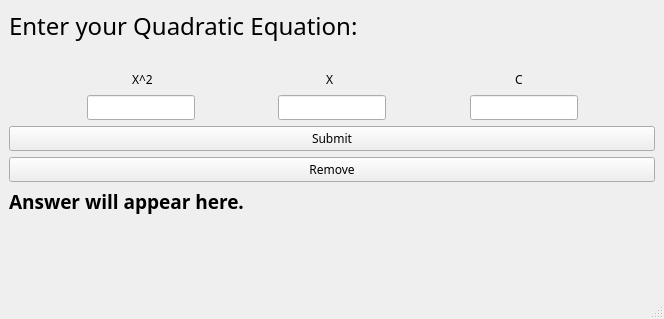
<?xml version="1.0" encoding="UTF-8"?>
<ui version="4.0">
 <class>MainWindow</class>
 <widget class="QMainWindow" name="MainWindow">
  <property name="geometry">
   <rect>
    <x>0</x>
    <y>0</y>
    <width>664</width>
    <height>319</height>
   </rect>
  </property>
  <property name="windowTitle">
   <string>Qudratric Equation Solver</string>
  </property>
  <widget class="QWidget" name="centralwidget">
   <layout class="QHBoxLayout" name="horizontalLayout_5">
    <item>
     <layout class="QVBoxLayout" name="verticalLayout">
      <item>
       <widget class="QLabel" name="label">
        <property name="font">
         <font>
          <family>Poppins</family>
          <pointsize>18</pointsize>
         </font>
        </property>
        <property name="text">
         <string>Enter your Quadratic Equation:</string>
        </property>
       </widget>
      </item>
      <item>
       <spacer name="horizontalSpacer">
        <property name="orientation">
         <enum>Qt::Horizontal</enum>
        </property>
        <property name="sizeHint" stdset="0">
         <size>
          <width>40</width>
          <height>20</height>
         </size>
        </property>
       </spacer>
      </item>
      <item>
       <layout class="QGridLayout" name="gridLayout_2">
        <item row="0" column="0">
         <spacer name="horizontalSpacer_8">
          <property name="orientation">
           <enum>Qt::Horizontal</enum>
          </property>
          <property name="sizeHint" stdset="0">
           <size>
            <width>40</width>
            <height>20</height>
           </size>
          </property>
         </spacer>
        </item>
        <item row="0" column="1">
         <widget class="QLabel" name="label_2">
          <property name="font">
           <font>
            <family>Poppins</family>
           </font>
          </property>
          <property name="text">
           <string>X^2            </string>
          </property>
         </widget>
        </item>
        <item row="0" column="2">
         <spacer name="horizontalSpacer_2">
          <property name="orientation">
           <enum>Qt::Horizontal</enum>
          </property>
          <property name="sizeHint" stdset="0">
           <size>
            <width>40</width>
            <height>20</height>
           </size>
          </property>
         </spacer>
        </item>
        <item row="0" column="3">
         <widget class="QLabel" name="label_3">
          <property name="font">
           <font>
            <family>Poppins</family>
           </font>
          </property>
          <property name="text">
           <string>  X                 </string>
          </property>
         </widget>
        </item>
        <item row="0" column="4">
         <spacer name="horizontalSpacer_3">
          <property name="orientation">
           <enum>Qt::Horizontal</enum>
          </property>
          <property name="sizeHint" stdset="0">
           <size>
            <width>40</width>
            <height>20</height>
           </size>
          </property>
         </spacer>
        </item>
        <item row="0" column="5">
         <widget class="QLabel" name="label_4">
          <property name="font">
           <font>
            <family>Poppins</family>
           </font>
          </property>
          <property name="text">
           <string>C   </string>
          </property>
         </widget>
        </item>
        <item row="0" column="6">
         <spacer name="horizontalSpacer_9">
          <property name="orientation">
           <enum>Qt::Horizontal</enum>
          </property>
          <property name="sizeHint" stdset="0">
           <size>
            <width>40</width>
            <height>20</height>
           </size>
          </property>
         </spacer>
        </item>
       </layout>
      </item>
      <item>
       <layout class="QGridLayout" name="gridLayout_3">
        <item row="0" column="0">
         <spacer name="horizontalSpacer_6">
          <property name="orientation">
           <enum>Qt::Horizontal</enum>
          </property>
          <property name="sizeHint" stdset="0">
           <size>
            <width>40</width>
            <height>20</height>
           </size>
          </property>
         </spacer>
        </item>
        <item row="0" column="1">
         <widget class="QLineEdit" name="aHere">
          <property name="font">
           <font>
            <family>Poppins</family>
           </font>
          </property>
         </widget>
        </item>
        <item row="0" column="2">
         <spacer name="horizontalSpacer_4">
          <property name="orientation">
           <enum>Qt::Horizontal</enum>
          </property>
          <property name="sizeHint" stdset="0">
           <size>
            <width>40</width>
            <height>20</height>
           </size>
          </property>
         </spacer>
        </item>
        <item row="0" column="3">
         <widget class="QLineEdit" name="bHere">
          <property name="font">
           <font>
            <family>Poppins</family>
           </font>
          </property>
         </widget>
        </item>
        <item row="0" column="4">
         <spacer name="horizontalSpacer_5">
          <property name="orientation">
           <enum>Qt::Horizontal</enum>
          </property>
          <property name="sizeHint" stdset="0">
           <size>
            <width>40</width>
            <height>20</height>
           </size>
          </property>
         </spacer>
        </item>
        <item row="0" column="5">
         <widget class="QLineEdit" name="cHere">
          <property name="font">
           <font>
            <family>Poppins</family>
           </font>
          </property>
         </widget>
        </item>
        <item row="0" column="6">
         <spacer name="horizontalSpacer_7">
          <property name="orientation">
           <enum>Qt::Horizontal</enum>
          </property>
          <property name="sizeHint" stdset="0">
           <size>
            <width>40</width>
            <height>20</height>
           </size>
          </property>
         </spacer>
        </item>
       </layout>
      </item>
      <item>
       <layout class="QVBoxLayout" name="verticalLayout_2">
        <item>
         <widget class="QPushButton" name="subBtn">
          <property name="font">
           <font>
            <family>Poppins</family>
           </font>
          </property>
          <property name="text">
           <string>Submit</string>
          </property>
         </widget>
        </item>
        <item>
         <widget class="QPushButton" name="rmBtn">
          <property name="font">
           <font>
            <family>Poppins</family>
           </font>
          </property>
          <property name="text">
           <string>Remove</string>
          </property>
         </widget>
        </item>
       </layout>
      </item>
      <item>
       <widget class="QLabel" name="ansHere">
        <property name="font">
         <font>
          <family>Poppins</family>
          <pointsize>14</pointsize>
          <bold>true</bold>
         </font>
        </property>
        <property name="text">
         <string>Answer will appear here.</string>
        </property>
       </widget>
      </item>
      <item>
       <spacer name="verticalSpacer">
        <property name="orientation">
         <enum>Qt::Vertical</enum>
        </property>
        <property name="sizeHint" stdset="0">
         <size>
          <width>20</width>
          <height>40</height>
         </size>
        </property>
       </spacer>
      </item>
     </layout>
    </item>
   </layout>
  </widget>
  <widget class="QMenuBar" name="menubar">
   <property name="geometry">
    <rect>
     <x>0</x>
     <y>0</y>
     <width>664</width>
     <height>22</height>
    </rect>
   </property>
  </widget>
  <widget class="QStatusBar" name="statusbar"/>
 </widget>
 <resources/>
 <connections/>
</ui>
